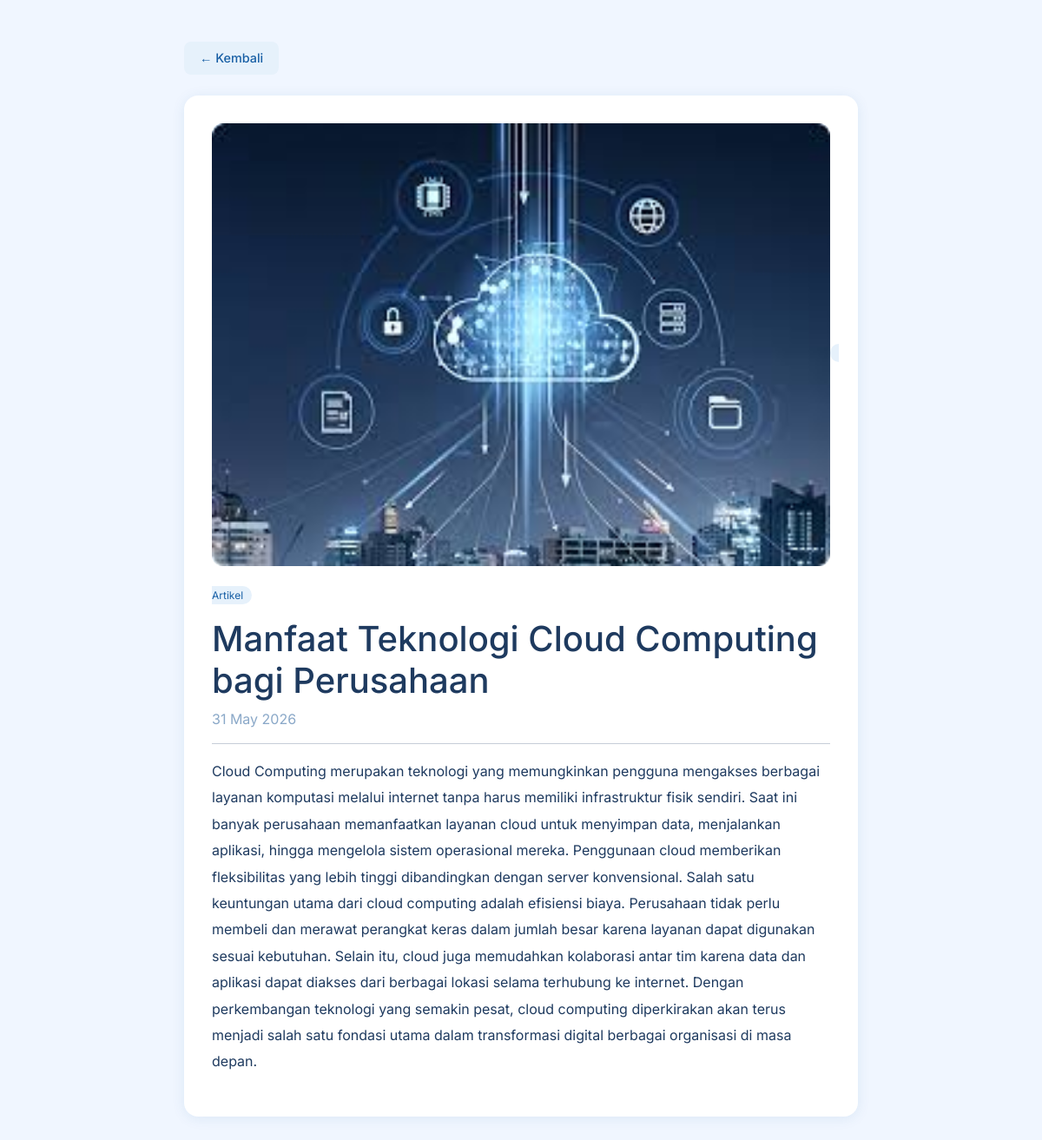
Page /article/3/ on the committed database.
### blog/models.py (models this page shows, shortened)
class Article(models.Model):
    title = models.CharField(
        max_length=200
    )
    image = models.ImageField(
        upload_to='articles/',
        blank=True,
        null=True
    )
    content = models.TextField()
    created_at = models.DateTimeField(
        auto_now_add=True
    )

### blog/views.py (the view)
# urls.py: path('article/<int:id>/', detail, name='detail'),
def detail(request, id):
    article = get_object_or_404(Article, id=id)
    return render(
        request,
        'detail.html',
        {
            'article': article
        }
    )

### blog/templates/detail.html (shortened to what this page needs)
<!DOCTYPE html>
<html>
<head>
    <link href="https://cdn.jsdelivr.net/npm/bootstrap@5.3.3/dist/css/bootstrap.min.css" rel="stylesheet">
</head>
<body>
<div class="container mt-5 pb-5" style="max-width:800px;">
    <a href="/artikel/" class="back-btn">
        ← Kembali
    </a>
    <div class="article-card mt-4">
        {% if article.image %}
            <img
                src="{{ article.image.url }}"
                class="article-image"
            >
        {% endif %}
        <span
            style="
                background:#e6f1fb;
                color:#185fa5;
                padding:3px 10px;
                border-radius:20px;
                font-size:.75rem;
            "
        >
            Artikel
        </span>
        <h1 class="mt-3">
            {{ article.title }}
        </h1>
        <p style="color:#8aa8c8;">
            {{ article.created_at|date:"d M Y" }}
        </p>
        <hr>
        <p style="line-height:1.9;">
            {{ article.content }}
        </p>
    </div>
</div>
</body>
</html>

### blog/templates/detail.html (style rules this page uses)
body { background:#f0f6ff; font-family:'Inter',sans-serif; color:#1e3a5f; }
.back-btn { background:#e6f1fb; color:#185fa5; border:none; border-radius:8px; padding:8px 18px; text-decoration:none; font-size:0.9rem; font-weight:500; display:inline-flex; align-items:center; gap:6px; transition:background-color 0.2s; }
.article-card { background:white; border-radius:16px; padding:2rem; box-shadow:0 2px 16px rgba(26,86,160,.09); }
.article-image { width:100%; border-radius:12px; margin-bottom:20px; }

### rows in the picture
Article: image (picture), title "Manfaat Teknologi Cloud Computing bagi Perusahaan", created_at "31 May 2026", content "Cloud Computing merupakan teknologi yang memungkinkan pengguna mengakses berbagai layanan komputasi melalui internet tanpa harus memiliki infrastruktur fisik sendiri. Saat ini banyak perusahaan memanfaatkan layanan cloud untuk menyimpan data, menjalankan aplikasi, hingga mengelola sistem operasional mereka. Penggunaan cloud memberikan fleksibilitas yang lebih tinggi dibandingkan dengan server konvensional. Salah satu keuntungan utama dari cloud computing adalah efisiensi biaya. Perusahaan tidak perlu membeli dan merawat perangkat keras dalam jumlah besar karena layanan dapat digunakan sesuai kebutuhan. Selain itu, cloud juga memudahkan kolaborasi antar tim karena data dan aplikasi dapat…"
